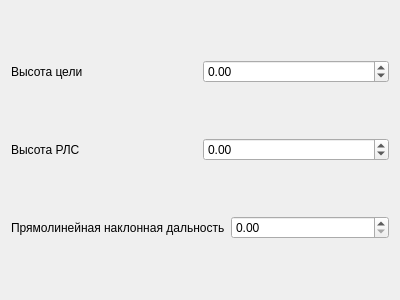
<?xml version="1.0" encoding="UTF-8"?>
<ui version="4.0">
 <class>GeometryInput</class>
 <widget class="QWidget" name="GeometryInput">
  <property name="geometry">
   <rect>
    <x>0</x>
    <y>0</y>
    <width>400</width>
    <height>300</height>
   </rect>
  </property>
  <property name="windowTitle">
   <string>Form</string>
  </property>
  <layout class="QGridLayout" name="gridLayout">
   <item row="0" column="0">
    <layout class="QHBoxLayout" name="horizontalLayout">
     <item>
      <widget class="QLabel" name="label_29">
       <property name="text">
        <string>Высота цели</string>
       </property>
      </widget>
     </item>
     <item>
      <widget class="QDoubleSpinBox" name="rev_ha">
       <property name="minimum">
        <double>-10000.000000000000000</double>
       </property>
       <property name="maximum">
        <double>10000.000000000000000</double>
       </property>
      </widget>
     </item>
    </layout>
   </item>
   <item row="1" column="0">
    <layout class="QHBoxLayout" name="horizontalLayout_2">
     <item>
      <widget class="QLabel" name="label_28">
       <property name="text">
        <string>Высота РЛС</string>
       </property>
      </widget>
     </item>
     <item>
      <widget class="QDoubleSpinBox" name="rev_hs">
       <property name="minimum">
        <double>-10000.000000000000000</double>
       </property>
       <property name="maximum">
        <double>10000.000000000000000</double>
       </property>
      </widget>
     </item>
    </layout>
   </item>
   <item row="2" column="0">
    <layout class="QHBoxLayout" name="horizontalLayout_3">
     <item>
      <widget class="QLabel" name="label_30">
       <property name="text">
        <string>Прямолинейная наклонная дальность</string>
       </property>
      </widget>
     </item>
     <item>
      <widget class="QDoubleSpinBox" name="rev_r">
       <property name="maximum">
        <double>10000.000000000000000</double>
       </property>
      </widget>
     </item>
    </layout>
   </item>
  </layout>
 </widget>
 <resources/>
 <connections/>
</ui>
